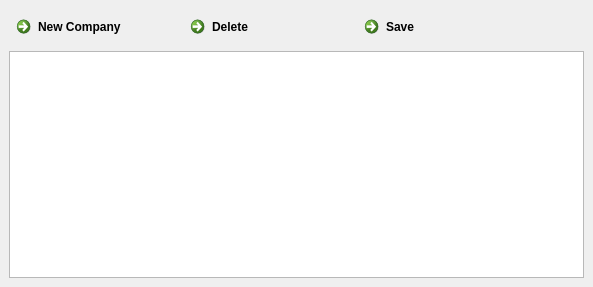
<?xml version="1.0" encoding="UTF-8"?>
<ui version="4.0">
 <class>CompanyManager</class>
 <widget class="QMainWindow" name="CompanyManager">
  <property name="geometry">
   <rect>
    <x>0</x>
    <y>0</y>
    <width>593</width>
    <height>287</height>
   </rect>
  </property>
  <property name="windowTitle">
   <string>Member Companies</string>
  </property>
  <widget class="QWidget" name="centralwidget">
   <layout class="QVBoxLayout" name="verticalLayout">
    <item>
     <layout class="QHBoxLayout" name="horizontalLayout">
      <item>
       <widget class="QCommandLinkButton" name="cmdNewCompany">
        <property name="text">
         <string>New Company</string>
        </property>
       </widget>
      </item>
      <item>
       <widget class="QCommandLinkButton" name="cmdDeleteCompany">
        <property name="text">
         <string>Delete</string>
        </property>
       </widget>
      </item>
      <item>
       <widget class="QCommandLinkButton" name="cmdSaveCompany">
        <property name="text">
         <string>Save</string>
        </property>
       </widget>
      </item>
      <item>
       <spacer name="horizontalSpacer">
        <property name="orientation">
         <enum>Qt::Horizontal</enum>
        </property>
        <property name="sizeHint" stdset="0">
         <size>
          <width>40</width>
          <height>20</height>
         </size>
        </property>
       </spacer>
      </item>
     </layout>
    </item>
    <item>
     <widget class="QTableView" name="tblCompanies"/>
    </item>
   </layout>
  </widget>
 </widget>
 <resources/>
 <connections/>
</ui>
